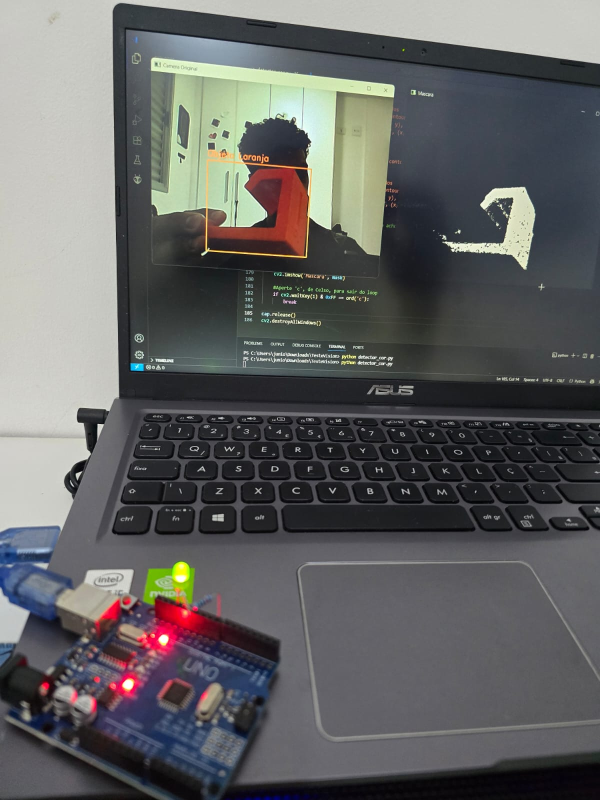
#> input picture teste.png, 1200 x 1600 px, given in place of the camera (shown at 1/2 size)
$ python detector_cor.py
#> lines starting #> are read from the running program, lines starting #| are printed output that depends on the picture; after the words box and inside, x2 and y2 are one past the last pixel; in counts of white or black regions, pixels touching at a corner belong together
import cv2
import numpy as np
import serial
import time

cap = cv2.VideoCapture(0) #Abre a webcam

arduino = serial.Serial('COM3', 9600) #Configura a comunicação serial com o Arduino
time.sleep(2) #Aguarda a conexão ser estabelecida

while True:

    ret, frame = cap.read() #Lê o frame da câmera
#> frame is the input picture: shape (1600, 1200, 3); mean B, G, R 98.5, 98.5, 98.3
    cor_detectada = False
    if not ret:
        break


    hsv = cv2.cvtColor(frame, cv2.COLOR_BGR2HSV) #Converte o frame de BGR para HSV
#> hsv: shape (1600, 1200, 3); mean H, S, V 90.5, 35.3, 105.6

    """
    #Define o range da cor vermelha no espaço HSV
    lower_red = np.array([0, 120, 70])
    upper_red = np.array([2, 255, 255])

    #Cria a máscara
    mask = cv2.inRange(hsv, lower_red, upper_red)"""


    #Define o range da cor laranja no espaço HSV
    lower_orange = np.array([4, 100, 100])
    upper_orange = np.array([19, 255, 255])

    #Cria a máscara
    mask = cv2.inRange(hsv, lower_orange, upper_orange)
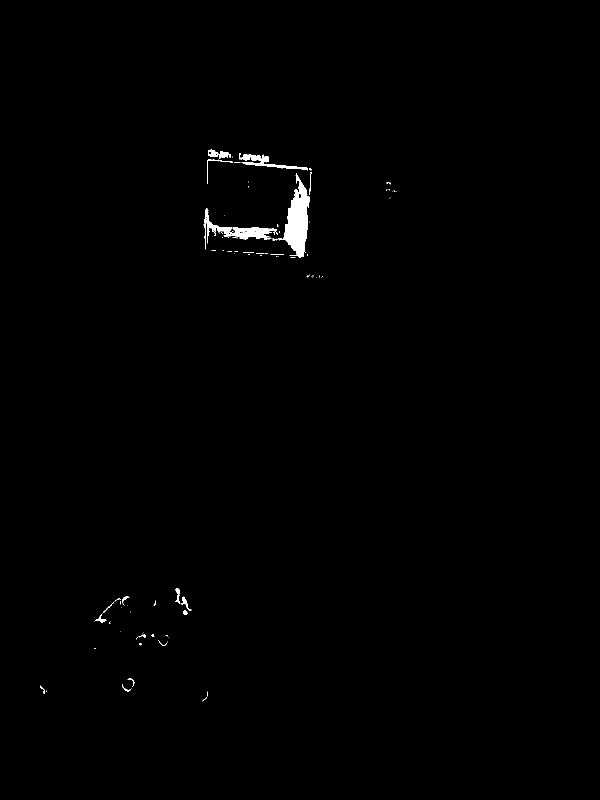
#> mask: shape (1600, 1200) (shown at 1/2 size); 0.54% white; 103 white regions (79 under 20 px)

    """
    #Define o range da cor amarela no espaço HSV
    lower_yellow = np.array([20, 100, 100])
    upper_yellow = np.array([30, 255, 255])

    #Cria a máscara
    mask = cv2.inRange(hsv, lower_yellow, upper_yellow)"""

    """
    #Define o range da cor verde no espaço HSV
    lower_green = np.array([36, 100, 100])
    upper_green = np.array([86, 255, 255])

    #Cria a máscara
    mask = cv2.inRange(hsv, lower_green, upper_green)"""

    """
    #Define o range da cor ciano no espaço HSV
    lower_cyan = np.array([87, 100, 100])
    upper_cyan = np.array([99, 255, 255])

    #Cria a máscara
    mask = cv2.inRange(hsv, lower_cyan, upper_cyan)"""

    """
    #Define o range da cor azul no espaço HSV
    lower_blue = np.array([100, 150, 0])
    upper_blue = np.array([129, 255, 255])

    #Cria a máscara
    mask = cv2.inRange(hsv, lower_blue, upper_blue)"""

    """
    #Define o range da cor roxa no espaço HSV
    lower_purple = np.array([130, 50, 40])
    upper_purple = np.array([142, 255, 255])

    #Cria a máscara
    mask = cv2.inRange(hsv, lower_purple, upper_purple)"""

    """
    #Define o range da cor rosa no espaço HSV
    lower_pink = np.array([142, 50, 40])
    upper_pink = np.array([170, 255, 255])

    #Cria a máscara
    mask = cv2.inRange(hsv, lower_pink, upper_pink)"""

    #Aplica a máscara na imagem original
    res = cv2.bitwise_and(frame, frame, mask=mask)

    #Encontra os contornos na máscara
    contours, _ = cv2.findContours(mask, cv2.RETR_TREE, cv2.CHAIN_APPROX_SIMPLE)
#> contours = 151 contours, 132 with area under 20; largest, box (x1, y1, x2, y2) and area: (545, 346, 616, 513) 4590, (409, 417, 556, 499) 2086, (484, 310, 616, 341) 630, (416, 298, 462, 318) 398, (478, 306, 522, 322) 333

    """
    #Desenha um retângulo ao redor do maior contorno vermelho encontrado
    for contour in contours:
        area = cv2.contourArea(contour)
        if area > 500: #Ignora pequenos ruídos
            x, y, w, h = cv2.boundingRect(contour)
            frame = cv2.rectangle(frame, (x, y), (x + w, y + h), (0, 0, 255), 2)
            cv2.putText(frame, "Objeto Vermelho", (x, y-10), cv2.FONT_HERSHEY_SIMPLEX, 0.7, (0,0,255), 2)
            cor_detectada = True"""


    #Desenha um retângulo ao redor do maior contorno laranja encontrado
    for contour in contours:
        area = cv2.contourArea(contour)
        if area > 500: #Ignora pequenos ruídos
            x, y, w, h = cv2.boundingRect(contour)
            frame = cv2.rectangle(frame, (x, y), (x + w, y + h), (0, 165, 255), 2)
            cv2.putText(frame, "Objeto Laranja", (x, y-10), cv2.FONT_HERSHEY_SIMPLEX, 0.7, (0,165,255), 2)
            cor_detectada = True
#> this loop made 151 passes
#> (area, x, y, w, h) on passes 74, 127, 140: (2086.5, 409, 417, 147, 82), (4590, 545, 346, 71, 167), (630, 484, 310, 132, 31)
#> area on passes 4, 5, 6, 22, 24, 28: 22, 34.5, 24, 89, 50, 24.5
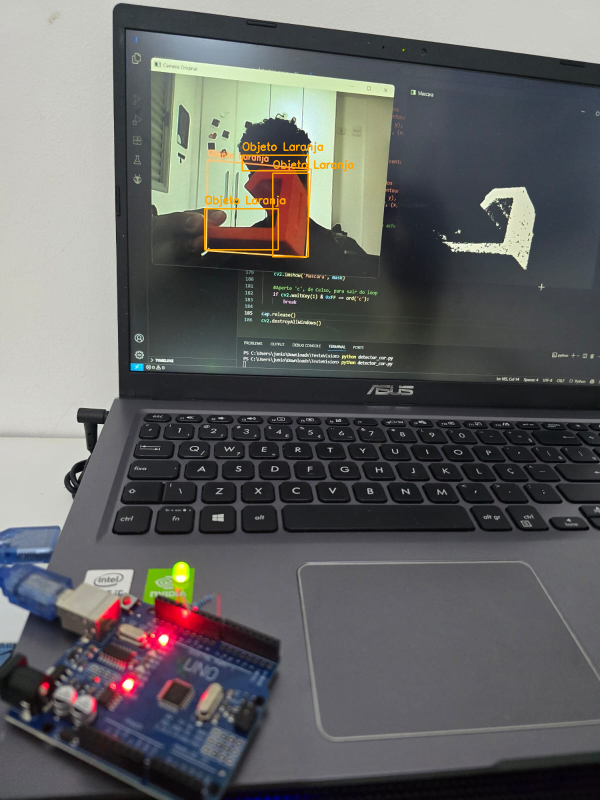
#> frame: shape (1600, 1200, 3) (shown at 1/2 size); 0.37% of pixels changed, all inside (x1, y1, x2, y2) = (408, 284, 707, 515)

    """
    #Desenha um retângulo ao redor do maior contorno amarelo encontrado
    for contour in contours:
        area = cv2.contourArea(contour)
        if area > 500: #Ignora pequenos ruídos
            x, y, w, h = cv2.boundingRect(contour)
            frame = cv2.rectangle(frame, (x, y), (x + w, y + h), (0, 255, 255), 2)
            cv2.putText(frame, "Objeto Amarelo", (x, y-10), cv2.FONT_HERSHEY_SIMPLEX, 0.7, (0,255,255), 2)
            cor_detectada = True"""

    """
    #Desenha um retângulo ao redor do maior contorno verde encontrado
    for contour in contours:
        area = cv2.contourArea(contour)
        if area > 500: #Ignora pequenos ruídos
            x, y, w, h = cv2.boundingRect(contour)
            frame = cv2.rectangle(frame, (x, y), (x + w, y + h), (0, 255, 0), 2)
            cv2.putText(frame, "Objeto Verde", (x, y-10), cv2.FONT_HERSHEY_SIMPLEX, 0.7, (0,255,0), 2)
            cor_detectada = True"""

    """
    #Desenha um retângulo ao redor do maior contorno ciano encontrado
    for contour in contours:
        area = cv2.contourArea(contour)
        if area > 500: #Ignora pequenos ruídos
            x, y, w, h = cv2.boundingRect(contour)
            frame = cv2.rectangle(frame, (x, y), (x + w, y + h), (0, 255, 255), 2)
            cv2.putText(frame, "Objeto Ciano", (x, y-10), cv2.FONT_HERSHEY_SIMPLEX, 0.7, (0,255,255), 2)
            cor_detectada = True"""

    """
    #Desenha um retângulo ao redor do maior contorno azul encontrado
    for contour in contours:
        area = cv2.contourArea(contour)
        if area > 500: #Ignora pequenos ruídos
            x, y, w, h = cv2.boundingRect(contour)
            frame = cv2.rectangle(frame, (x, y), (x + w, y + h), (255, 0, 0), 2)
            cv2.putText(frame, "Objeto Azul", (x, y-10), cv2.FONT_HERSHEY_SIMPLEX, 0.7, (255,0,0), 2)
            cor_detectada = True"""

    """
    #Desenha um retângulo ao redor do maior contorno roxo encontrado
    for contour in contours:
        area = cv2.contourArea(contour)
        if area > 500: #Ignora pequenos ruídos
            x, y, w, h = cv2.boundingRect(contour)
            frame = cv2.rectangle(frame, (x, y), (x + w, y + h), (255, 10, 130), 2)
            cv2.putText(frame, "Objeto Roxo", (x, y-10), cv2.FONT_HERSHEY_SIMPLEX, 0.7, (255,0,255), 2)
            cor_detectada = True"""

    """
    #Desenha um retângulo ao redor do maior contorno rosa encontrado
    for contour in contours:
        area = cv2.contourArea(contour)
        if area > 500: #Ignora pequenos ruídos
            x, y, w, h = cv2.boundingRect(contour)
            frame = cv2.rectangle(frame, (x, y), (x + w, y + h), (255, 0, 255), 2)
            cv2.putText(frame, "Objeto Rosa", (x, y-10), cv2.FONT_HERSHEY_SIMPLEX, 0.7, (255,0,255), 2)
            cor_detectada = True"""

    # Envia '1' se achou a cor, e '0' se não achou nada
    if cor_detectada:
        arduino.write(b'1')
    else:
        arduino.write(b'0')

    #Mostra os resultados na tela
    cv2.imshow('Camera Original', frame)
    cv2.imshow('Mascara', mask)

    #Aperte 'c', de Celso, para sair do loop
    if cv2.waitKey(1) & 0xFF == ord('c'):
#> (key Esc is pressed here)
        break

cap.release()
cv2.destroyAllWindows()
